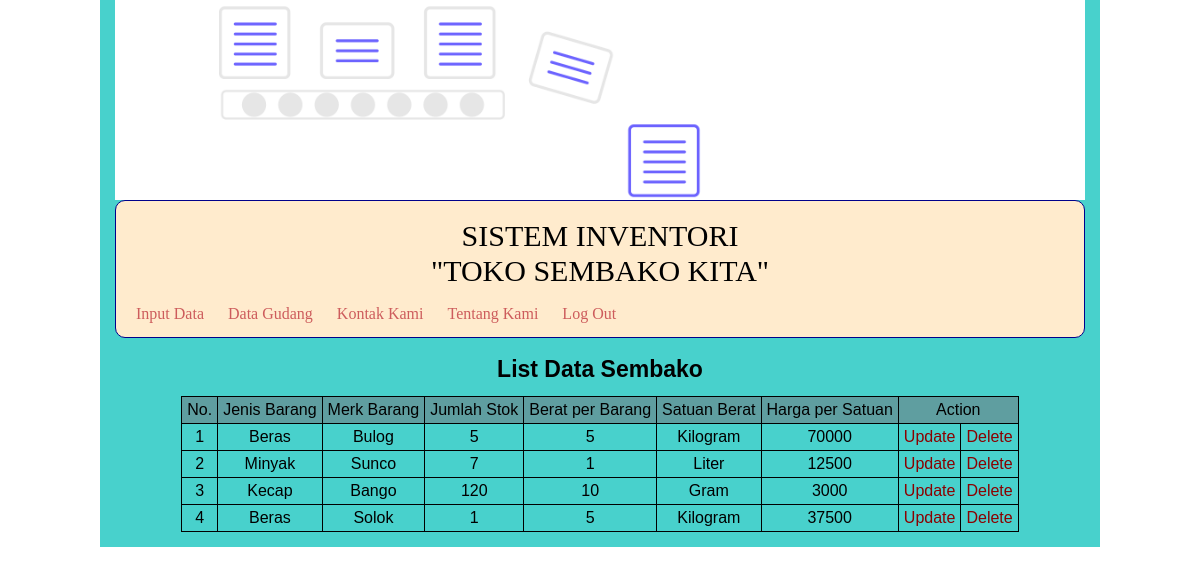
Page /admin/data.php on the committed database.
### tables this page shows
CREATE TABLE `data` (
  `id` int(10) NOT NULL,
  `jenis` varchar(50) DEFAULT NULL,
  `merk` varchar(50) DEFAULT NULL,
  `jumlah` int(10) DEFAULT NULL,
  `berat` int(10) DEFAULT NULL,
  `satuan` varchar(50) DEFAULT NULL,
  `harga` int(30) DEFAULT NULL
);

### admin/function.php (called while the page is built, shortened)
<?php
	$konek = mysqli_connect("localhost","root","","db_sembako");
	function query($query){
		global $konek;
		$show = mysqli_query($konek, $query);
		$rows = [];
		while ($row = mysqli_fetch_assoc($show)) {
			$rows[] = $row;
		}
		return $rows;
	}
 ?>

### admin/data.php (the view, shortened to what this page needs)
<?php
	include 'function.php';
	$show = query("SELECT * FROM data");
 ?>
<!DOCTYPE html>
<html>
<head>
	<link rel="stylesheet" type="text/css" href="CSS/tampil.css">
</head>
<body>
	<form action="" method="post">
		<div class="container">
			<div class="hero"></div>
			<div class="header">
				<h2>SISTEM INVENTORI</h2>
				<h3>"TOKO SEMBAKO KITA"</h3>
				<ul>
					<li><a href="tampil.php">Input Data</a></li>
					<li><a href="data.php">Data Gudang</a></li>
					<li><a href="kontak.php">Kontak Kami</a></li>
					<li><a href="about.php">Tentang Kami</a></li>
					<li><a href="../logout.php">Log Out</a></li>
				</ul>
			</div>
			<div class="konten">
				<h2>List Data Sembako</h2>
				<table border="1px" align="center">
					<tr>
						<th>No.</th>
						<th>Jenis Barang</th>
						<th>Merk Barang</th>
						<th>Jumlah Stok</th>
						<th>Berat per Barang</th>
						<th>Satuan Berat</th>
						<th>Harga per Satuan</th>
						<th colspan="2">Action</th>
					</tr>
					<?php $i = 1; ?>
					<?php foreach ($show as $row): ?>
						<tr>
							<td><?php echo $i; ?></td>
							<td><?php echo $row['jenis']; ?></td>
							<td><?php echo $row['merk']; ?></td>
							<td><?php echo $row['jumlah']; ?></td>
							<td><?php echo $row['berat']; ?></td>
							<td><?php echo $row['satuan']; ?></td>
							<td><?php echo $row['harga']; ?></td>
							<td class="plus">
								<a href="update.php?id=<?php echo $row['id']; ?>">Update</a>
							</td>
							<td class="plus">
								<a href="hapus.php?id=<?php echo $row['id']; ?>" onclick="return confirm('Yakin akan menghapus data ini?');">Delete</a>
							</td>
						</tr>
						<?php $i++; ?>
					<?php endforeach; ?>
				</table>
			</div>
		</div>
	</form>
</body>
</html>

### admin/CSS/tampil.css (style rules this page uses)
html, body, div, span, applet, object, iframe, h1, h2, h3, h4, h5, h6, p, blockquote, pre, a, abbr, acronym, address, big, cite, code, del, dfn, em, img, ins, kbd, q, s, samp, small, strike, strong, sub, sup, tt, var, b, u, i, center, dl, dt, dd, ol, ul, li, fieldset, form, label, legend, table, caption, tbody, tfoot, thead, tr, th, td, article, aside, canvas, details, embed, figure, figcaption, footer, header, hgroup, menu, nav, output, ruby, section, summary, time, mark, audio, video { margin: 0; padding: 0; border: 0; font-size: 100%; font: inherit; vertical-align: baseline; }
body { line-height: 1; }
ol, ul { list-style: none; }
table { border-collapse: collapse; border-spacing: 0; }
body { background-image: url(../Image/warehouse.jpg); background-size: contain; }
.container { width: auto; margin: 100px; margin-top: 0px; margin-bottom: 0px; background-color: mediumturquoise; align-content: center; padding: 15px; padding-top: 0px; }
.hero { height: 200px; background-image: url(../Image/data.png); background-size: 100%; background-position: absolute; }
.header { padding: 15px; border: solid; border-radius: 10px; border-color: darkblue; border-width: 1px; background-color: blanchedalmond; }
.header h2, h3 { margin-top: 5px; font-size: 30px; text-align: center; }
.header ul li { align-content: center; display: inline-block; margin-top: 20px; margin-right: 10px; }
.header a { align-content: center; text-decoration: none; color: indianred; padding: 5px; }
.konten { padding-top: 20px; font-family: georgia, sans-serif; }
.konten h2 { text-align: center; font-size: 23px; font-weight: bold; margin-bottom: 15px; }
.konten table, td, th { margin: auto; text-align: center; padding: 5px; border: 1px solid; vertical-align: center; }
.konten th { background-color: cadetblue; }
.konten a { align-content: center; text-decoration: none; color: darkred; }

### rows in the picture
data: jenis "Beras", merk "Bulog", jumlah "5", berat "5", satuan "Kilogram", harga "70000"
data: jenis "Minyak", merk "Sunco", jumlah "7", berat "1", satuan "Liter", harga "12500"
data: jenis "Kecap", merk "Bango", jumlah "120", berat "10", satuan "Gram", harga "3000"
data: jenis "Beras", merk "Solok", jumlah "1", berat "5", satuan "Kilogram", harga "37500"
